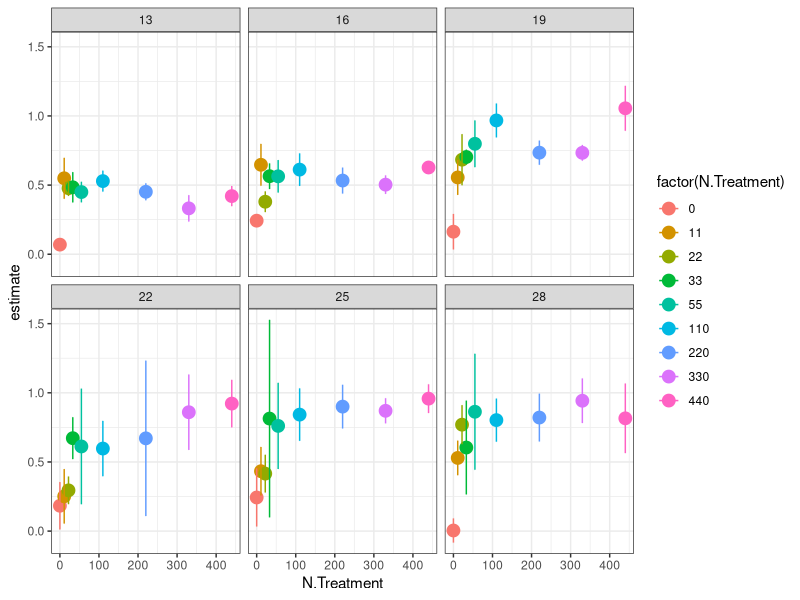

This figure's R source: (Note: this script raises an error after producing the figure.)
library(tidyverse)
library(broom)
library(minpack.lm)
library(purrr)
library(stringr)

TT <- read_csv("data/monod_data/TT_15_08_24.csv")

#take raw data, add actual N concentrations
TTN<- TT %>% 	
  filter(N.Treatment!=5 | Temperature!=28 | MINUTE!=22) %>% 
  mutate(day = Hours.since.Innoc/24) %>% 
  mutate(N.Treatment = str_replace(N.Treatment, "1", "11")) %>%
  mutate(N.Treatment = str_replace(N.Treatment, "2", "22")) %>% 
  mutate(N.Treatment = str_replace(N.Treatment, "3", "33")) %>%
  mutate(N.Treatment = str_replace(N.Treatment, "4", "55")) %>%
  mutate(N.Treatment = str_replace(N.Treatment, "5", "110")) %>%
  mutate(N.Treatment = str_replace(N.Treatment, "6", "220")) %>%
  mutate(N.Treatment = str_replace(N.Treatment, "7", "330")) %>%
  mutate(N.Treatment = str_replace(N.Treatment, "8", "440")) %>%  
  mutate(N.Treatment = str_replace(N.Treatment, "1105", "55")) %>% 
  mutate(N.Treatment = as.numeric(N.Treatment))

#filter out data where K seems to have been reached beyond the variability expected by noise (quite arbitrary)
TTfiltered<- TT %>% 
	mutate(day = Hours.since.Innoc/24) %>% 
  filter(N.Treatment!=5 | Temperature!=28 | MINUTE!=22) %>% 
	filter( Temperature == 13 & N.Treatment == 8 |
	          Temperature == 13 & N.Treatment == 7 |
	          Temperature == 13 & N.Treatment == 6 | 
	          Temperature == 13 & N.Treatment == 5 |
	          Temperature == 13 & N.Treatment == 4 |
	          Temperature == 13 & N.Treatment == 3 |
	          Temperature == 13 & N.Treatment == 2 |
	          Temperature == 13 & N.Treatment == 1 & day<6 |
	          Temperature == 13 & N.Treatment == 0 & day>0.5|
	        Temperature == 16 & N.Treatment == 8 |
				 	Temperature == 16 & N.Treatment == 7 |
				 	Temperature == 16 & N.Treatment == 6 | 
				 	Temperature == 16 & N.Treatment == 5 & day<6.5 |
				 	Temperature == 16 & N.Treatment == 4 & day<6 |
				 	Temperature == 16 & N.Treatment == 3 |
				 	Temperature == 16 & N.Treatment == 2 |
				 	Temperature == 16 & N.Treatment == 1 & day<6 |
				 	Temperature == 16 & N.Treatment == 0 |
						Temperature == 19 & N.Treatment == 8  |
						Temperature == 19 & N.Treatment == 7  |
						Temperature == 19 & N.Treatment == 6 | 
						Temperature == 19 & N.Treatment == 5 |
						Temperature == 19 & N.Treatment == 4 |
						Temperature == 19 & N.Treatment == 3 |
						Temperature == 19 & N.Treatment == 2 |
						Temperature == 19 & N.Treatment == 1 |
						Temperature == 19 & N.Treatment == 0 & day>0.5|
					Temperature == 22 & N.Treatment == 8 | 
					Temperature == 22 & N.Treatment == 7 |
					Temperature == 22 & N.Treatment == 6 & day<4.5| 
					Temperature == 22 & N.Treatment == 5 & day<4.5|
					Temperature == 22 & N.Treatment == 4 & day<4.5|
					Temperature == 22 & N.Treatment == 3 & day<4.5|
					Temperature == 22 & N.Treatment == 2 |
					Temperature == 22 & N.Treatment == 1 |
					Temperature == 22 & N.Treatment == 0 | 		
						  Temperature == 25 & N.Treatment == 8 |
						  Temperature == 25 & N.Treatment == 7 |
						  Temperature == 25 & N.Treatment == 6 & day<4.5| 
						  Temperature == 25 & N.Treatment == 5 & day<4.5|
						  Temperature == 25 & N.Treatment == 4 & day<3 |
						  Temperature == 25 & N.Treatment == 3 & day<3 |
						  Temperature == 25 & N.Treatment == 2 |
						  Temperature == 25 & N.Treatment == 1 |
						  Temperature == 25 & N.Treatment == 0 | 		
								Temperature == 28 & N.Treatment == 8 |
								Temperature == 28 & N.Treatment == 7 |
								Temperature == 28 & N.Treatment == 6 | 
								Temperature == 28 & N.Treatment == 5 |
								Temperature == 28 & N.Treatment == 4 & day<3 |
								Temperature == 28 & N.Treatment == 3 & day<3 |
								Temperature == 28 & N.Treatment == 2 |
								Temperature == 28 & N.Treatment == 1 |
								Temperature == 28 & N.Treatment == 0 ) 


#take filtered data, add actual N concentrations, plot monod curves
TTfilteredN<- TTfiltered %>% 	
	mutate(N.Treatment = str_replace(N.Treatment, "1", "11")) %>%
	mutate(N.Treatment = str_replace(N.Treatment, "2", "22")) %>% 
	mutate(N.Treatment = str_replace(N.Treatment, "3", "33")) %>%
	mutate(N.Treatment = str_replace(N.Treatment, "4", "55")) %>%
	mutate(N.Treatment = str_replace(N.Treatment, "5", "110")) %>%
	mutate(N.Treatment = str_replace(N.Treatment, "6", "220")) %>%
	mutate(N.Treatment = str_replace(N.Treatment, "7", "330")) %>%
	mutate(N.Treatment = str_replace(N.Treatment, "8", "440")) %>%  
	mutate(N.Treatment = str_replace(N.Treatment, "1105", "55")) %>% 
	mutate(N.Treatment = as.numeric(N.Treatment))

#plot filtered data - linear model fits

#plot monod curves with error
linear_r<-TTfilteredN %>% 
  mutate(Particles.per.ml = log(Particles.per.ml+100)) %>% 
  filter(day>0.5) %>% 
  group_by(N.Treatment, Temperature) %>% 
  do(tidy(lm(Particles.per.ml ~ day, data=.))) 
linear_r %>% 
  filter(term=="day") %>% 
  ggplot(aes(x = N.Treatment, y = estimate, color = factor(N.Treatment))) + geom_point(size = 4) +
  theme_bw() + facet_wrap( ~ Temperature) + 
  geom_errorbar(aes(ymin=estimate-std.error, ymax=estimate+std.error), width=.2)

write_csv(linear_r, "data-processed/TT_r_lm.csv")
ggsave("figures/TT_monod_curves.png")

#plot linear fit over raw data
TTlinear_r_aug<- TTfilteredN %>% 
  mutate(Particles.per.ml = log(Particles.per.ml+1)) %>% 
  #filter(day>1.5) %>% 
  group_by(N.Treatment, Temperature) %>% 
  do(augment(lm(Particles.per.ml ~ day, data=.))) 

TTN %>% 
  mutate(Particles.per.ml = log(Particles.per.ml+1)) %>% 
  filter(N.Treatment==22) %>% 
  ggplot(data = ., aes(x = day, y = Particles.per.ml, color = factor(N.Treatment))) + 
  geom_point() +
  facet_wrap( ~ Temperature, scales = "free") + geom_line() + 
  geom_line(data=subset(TTlinear_r_aug, TTlinear_r_aug$N.Treatment==22), aes(x=day, y=.fitted, colour=factor(N.Treatment)))
  #geom_line(data=linear_r_aug, aes(x=day, y=.fitted, colour=factor(N.Treatment)))

TTN %>% 
  mutate(Particles.per.ml = log(Particles.per.ml+1)) %>% 
  filter(Temperature==28) %>% 
  ggplot(data = ., aes(x = DAY, y = Particles.per.ml, color = factor(N.Treatment))) + 
  geom_point() +
  facet_wrap( ~ N.Treatment) + geom_line() + 
  geom_line(data=subset(TTlinear_r_aug, TTlinear_r_aug$Temperature==28), aes(x=day, y=.fitted, colour=factor(N.Treatment)))
#geom_line(data=linear_r_aug, aes(x=day, y=.fitted, colour=factor(N.Treatment)))

ggsave("figures/TT_linear_R_fits.png")


#fitting monod curve -------
TT_r_lm<-read_csv("data-processed/TT_r_lm.csv") #read in the data

TT_ks_umax<-TT_r_lm %>%
  filter(N.Treatment!=0) %>%
  filter(term=="day") %>% 
  #filter(Temperature==22) %>% 
  group_by(Temperature) %>% 
  mutate(r_estimate=estimate) %>% 
  do(tidy(nls(r_estimate ~ umax* (N.Treatment / (ks+ N.Treatment)),
              data= .,  start=list(ks = 1, umax = 1), algorithm="port", lower=list(c=0, d=0),
              control = nls.control(maxiter=500, minFactor=1/204800000))))
write_csv(TT_ks_umax, "data-processed/TT_ks_umax.csv")


TT_ks_umax_fitted<-TT_r_lm %>%
  filter(N.Treatment!=0) %>%
  filter(term=="day") %>% 
  group_by(Temperature) %>% 
  mutate(r_estimate=estimate) %>% 
  do(augment(nls(r_estimate ~ umax* (N.Treatment / (ks+ N.Treatment)),
                 data= .,  start=list(ks = 1, umax = 1), algorithm="port", lower=list(c=0, d=0),
                 control = nls.control(maxiter=100, minFactor=1/204800000))))

#plot monod curves with fitted line
linear_r %>% 
  filter(term=="day") %>% 
  filter(N.Treatment!=0) %>%
  ggplot(aes(x = N.Treatment, y = estimate, color = factor(N.Treatment))) + geom_point(size = 4) +
  theme_bw() + facet_wrap( ~ Temperature) + 
  geom_errorbar(aes(ymin=estimate-std.error, ymax=estimate+std.error), width=.2) + 
  geom_line(data=TT_ks_umax_fitted, aes(x=N.Treatment, y=.fitted), color=1) 
ggsave("figures/TT_monod_fitted.png")

#stat_function(fun = function(x) test$umax[3]*(x / (test$ks[3]+ x)))
#joey please help me draw line from a dataframe that parse out over plots by temperature

TT_ks_umax %>%
  filter(term=="umax") %>%
  ggplot(aes(x = Temperature, y = estimate)) + geom_point(size = 2) +
  geom_errorbar(aes(ymin=estimate-std.error, ymax=estimate+std.error), width=.2)

TT_ks_umax %>%
  filter(term=="ks") %>%
  ggplot(aes(x = Temperature, y = estimate)) + geom_point(size = 4) +
  geom_errorbar(aes(ymin=estimate-std.error, ymax=estimate+std.error), width=.2)


# plot R-star ------------
#R* = mKs / umax - m
#
#set m at 0.1
TT_umax<- TT_ks_umax %>%
  filter(term=="umax") 
TT_ks<- TT_ks_umax %>%
  filter(term=="ks") 
m<-rep(0.1, 6)
TT_umax$rstar<-m * TT_ks$estimate / (TT_umax$estimate - m)
TT_umax %>%
  ggplot(aes(x = Temperature, y = rstar)) + geom_point(size = 4) 

#next redo this by pulling 1000 iterations from umax and k estimates with norm dist with se
#write a function to draw random numbers with a boundary of 0:
rtnorm <- function(n, mean, sd, a = -Inf, b = Inf){
  qnorm(runif(n, pnorm(a, mean, sd), pnorm(b, mean, sd)), mean, sd)
}

TT_rstar_norm_summ<-data.frame(median=1:6, lci=1:6, uci=1:6, Temperature=TT_ks$Temperature)
for(i in 1:length(TT_umax$estimate)){
rstar_norm<-(rtnorm(n=100, mean=TT_ks$estimate[i], sd=TT_ks$std.error[i], a=0, b=Inf)*m)/
               (rnorm(100, mean=TT_umax$estimate[i], sd=TT_umax$std.error[i])-m)
TT_rstar_norm_summ[i,c(1:3)]<-quantile(rstar_norm, c(0.5, 0.05, 0.95))
}
write_csv(TT_rstar_norm_summ, "data-processed/TT_rstar.csv")


#
#
#
#
# previous coding working in non-logged data, fitting exponential curve

TTfilteredN %>% 
	group_by(Temperature, N.Treatment) %>% 
	do(tidy(nls(Particles.per.ml ~ 75 * (1+a)^(Hours.since.Innoc),
							data= .,  start=list(a=0.01),
							control = nls.control(maxiter=100, minFactor=1/204800000)))) %>% 
	ungroup() %>% 
	ggplot(aes(x = N.Treatment, y = estimate, color = factor(N.Treatment))) + geom_point(size = 4) +
	geom_line() + theme_bw() + facet_wrap( ~ Temperature)
ggsave("figures/TT_monod_curves.png")

TT_r <- TTfilteredN %>% 
	group_by(Temperature, N.Treatment) %>% 
	do(tidy(nls(Particles.per.ml ~ 75 * (1+a)^(Hours.since.Innoc),
							data= .,  start=list(a=0.01),
							control = nls.control(maxiter=100, minFactor=1/204800000)))) 

write_csv(TT_r, "data-processed/fitted_r_TT_from_2015.csv")


TTfilteredN %>% 
	group_by(Temperature, N.Treatment) %>% 
	do(tidy(nls(Particles.per.ml ~ 75 * (1+a)^(Hours.since.Innoc),
							data= .,  start=list(a=0.01),
							control = nls.control(maxiter=100, minFactor=1/204800000)))) %>% 
	ggplot(aes(x = Temperature, y = estimate, color = factor(Temperature))) + geom_point(size = 4) +
	geom_line() + theme_bw() + facet_wrap( ~ N.Treatment)
ggsave("figures/TT_TPC_by_nitrate_curves.png")

#set up the jacknifing
for (j in c(13, 16, 19, 22, 25, 28)){
  for (k in c(0, 11, 22, 33, 55, 110, 220, 440)){
    test<-subset(TTfilteredN, TTfilteredN$Temperature==j & TTfilteredN$N.Treatment==k)
    boot_r<-1:100
    for(i in 1:100){
      mod<-sample_n(test, length(test$day)-1) %>%
        do(tidy(nls(Particles.per.ml ~ 75 * (1+a)^(Hours.since.Innoc),
                    data= .,  start=list(a=0.01),
                    control = nls.control(maxiter=100, minFactor=1/204800000))))
      boot_r[i]<-mod$estimate
      name<-data.frame(a=unique(boot_r), Temperature=test$Temperature[1], N.Treatment=test$N.Treatment[1])
      assign(paste("TTboot_r_unique", test$Temperature[1], test$N.Treatment[1], sep ="_"), name)
    }
  }
}

# bind all of the objects that start with boot_r_unique_!
TT_unique_boots<-do.call("rbind", mget(ls(pattern="TTboot_r_unique")))

#plot the jacknifed data - monod
TT_unique_boots %>% 
  group_by(Temperature, N.Treatment) %>% 
  ggplot(aes(x = N.Treatment, y = a, color = factor(N.Treatment))) + geom_point(size = 2) +
  geom_line() + theme_bw() + facet_wrap( ~ Temperature)
ggsave("figures/TT_monod_jacknifed.png")
